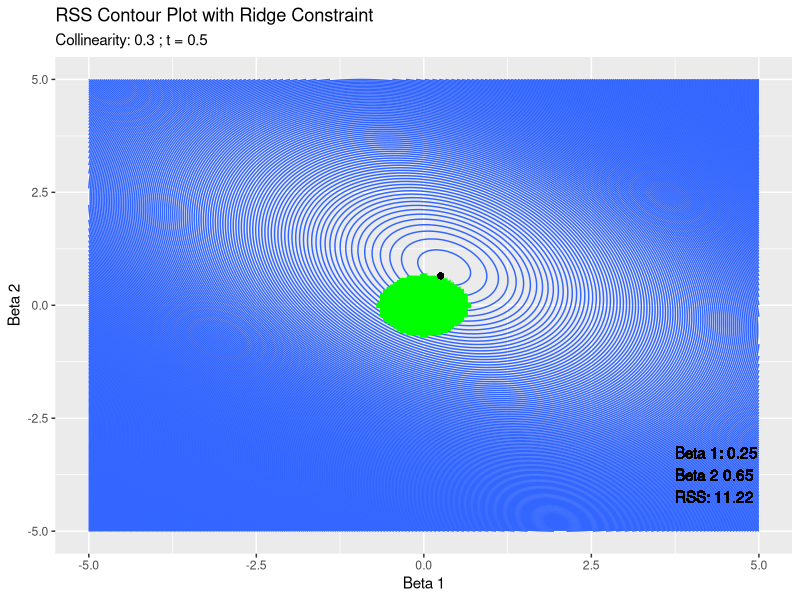
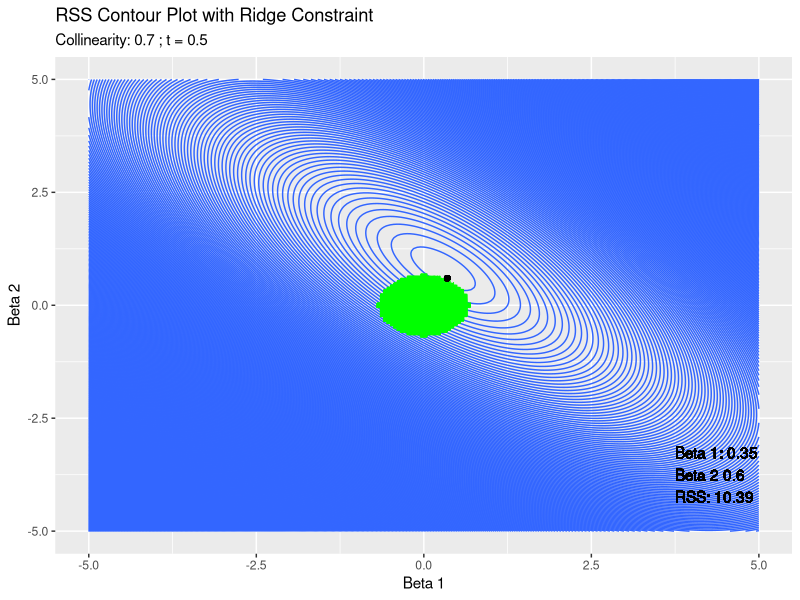
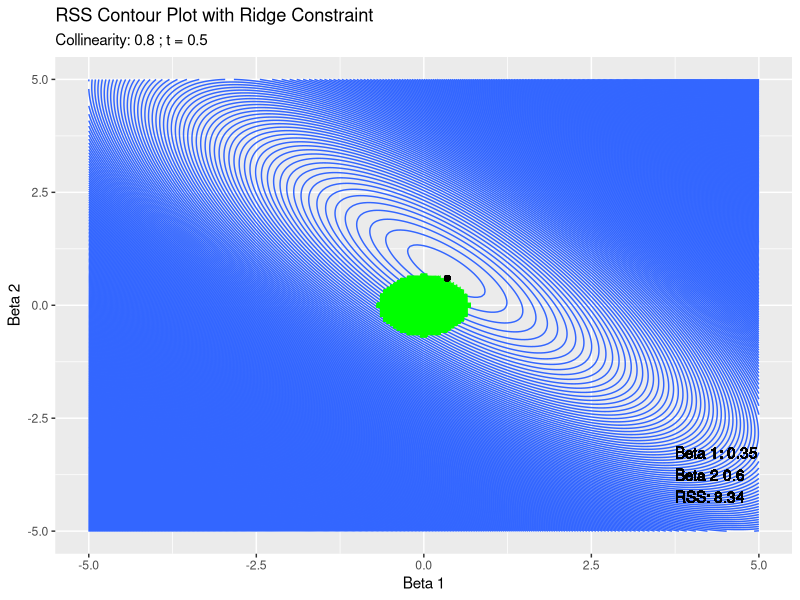

R code for these plots, in order: (Note: a time limit stopped this script after it produced the figures.)
#################################################################
### Generate Regularized Contour Plots for Regression Weights ###
#################################################################
library(tidyverse)

####################
#### Parameters ####
####################
# cor: correlation between IVS
# beta: standardized regression coefficients
# range: numeric vector of length 2 defining xmin/ymin and xmax/ymax (only supports square plots)
# type: character value specifying regularization method either LASSO or Ridge
# t: constraint for betas LASSO: sum(abs(beta))<= t or sum(beta^2) <= t
# binwidth_rss: contour binwidth for RSS contours
# bindwithd_const: bindwith for constraint contrours


two_beta_RSS_contour<-function(cor, n, beta, range, by, type = c("LASSO", "Ridge"), t, binwidth_rss= 20, binwidth_const = 1){
  sigma<-matrix(c(1,cor,
                  cor, 1), byrow = TRUE, nrow = 2)
  
  x<-MASS::mvrnorm(n = n, mu = c(0,0), Sigma = sigma )
  x<-as.matrix(x)
  beta<-beta
  y<-x%*%beta+rnorm(n, 0, 1-(sum(beta^2)))
  
  
  beta_hat<-expand.grid(b1 = seq(range[1],range[2], by = by), b2 = seq(range[1],range[2], by = by))
  
  out<-pmap_dfr(beta_hat, function(b1, b2){
    
    betas<-c(b1, b2)
    
    y_hat<-x%*%betas
    
    r<-y_hat-y
    
    data.frame(beta1 = betas[[1]], beta2 = betas[[2]], rss = sum(r^2))
  })
  
  const<-out%>%
    rowwise()%>%
    mutate(abs_beta = if_else(type == "LASSO", 
                              sum(abs(c(beta1, beta2))),
                              sum(c(beta1, beta2)^2)))%>%
    filter(abs_beta<t)%>%
    ungroup()%>%
    mutate(min_x = if_else(rss == min(rss), beta1, as.numeric(NA)),
           min_y = if_else(rss == min(rss), beta2, as.numeric(NA)),
           min_rss = if_else(rss == min(rss), rss, as.numeric(NA)))
  
  beta1_min<-round(const$min_x[!is.na(const$min_x)], 2)
  beta2_min<-round(const$min_y[!is.na(const$min_x)], 2)
  rss_min<-round(const$min_rss[!is.na(const$min_x)], 2)
  
suppressMessages(  ggplot2::ggplot(out, aes(x=beta1, y = beta2, z = rss))+
    geom_contour(binwidth = binwidth_rss)+
    geom_contour(data = const, aes(x = beta1, y = beta2, z = rss), color = "green", binwidth = binwidth_const)+
    geom_point(data = NULL, aes(x = beta1_min, y = beta2_min))+
    geom_text(data = NULL, aes(x = range[2]*.75, y = range[1]*.75, label = paste("Beta 1:", 
                                                                    beta1_min,
                                                                    "\nBeta 2",
                                                                    beta2_min, 
                                                                    "\nRSS:", 
                                                                    rss_min)),
              hjust = "left")+
    labs(title = paste("RSS Contour Plot with", type, "Constraint"),
         subtitle = paste("Collinearity:", cor, "; t =", t), 
         x = "Beta 1", 
         y = "Beta 2"))
}


two_beta_RSS_contour(.3, 100, c(.3, .8), c(-5, 5), by = .05, type = "Ridge", t = .5, binwidth_rss = 20)
two_beta_RSS_contour(.7, 100, c(.3, .8), c(-5, 5), by = .05, type = "Ridge", t = .5, binwidth_rss = 20)
two_beta_RSS_contour(.8, 100, c(.3, .8), c(-5, 5), by = .05, type = "Ridge", t = .5, binwidth_rss = 20)
two_beta_RSS_contour(.9, 100, c(.3, .8), c(-5, 5), by = .05, type = "Ridge", t = .5, binwidth_rss = 20)


two_beta_RSS_contour(.3, 100, c(.3, .8), c(-5, 5), by = .05, type = "LASSO", t = .5, binwidth_rss = 20)
two_beta_RSS_contour(.7, 100, c(.3, .8), c(-5, 5), by = .05, type = "LASSO", t = .5, binwidth_rss = 20)
two_beta_RSS_contour(.8, 100, c(.3, .8), c(-5, 5), by = .05, type = "LASSO", t = .5, binwidth_rss = 20)
two_beta_RSS_contour(.9, 100, c(.3, .8), c(-5, 5), by = .05, type = "LASSO", t = .5, binwidth_rss = 20)
